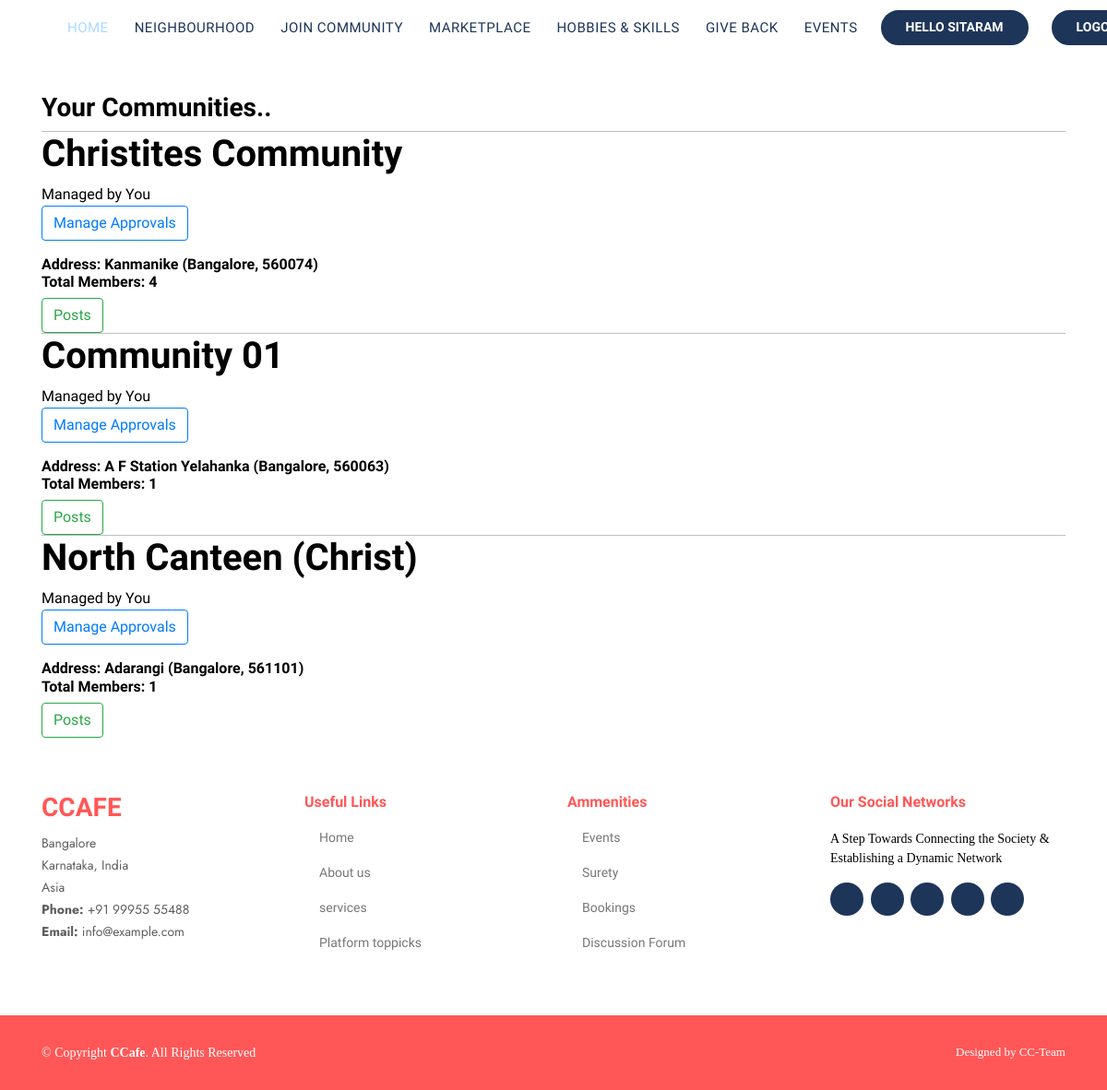
Page /members/ (signed in) on the committed database.
### cc/models.py (models this page shows, shortened)
class Community(models.Model):
	admin = models.ForeignKey(User, on_delete=models.CASCADE, blank=True, null=True)
	Area_Name = models.ForeignKey(Area, on_delete=models.CASCADE, blank=True, null = True)
	pincode = models.ForeignKey(Pincode, on_delete=models.CASCADE, null=True, blank=True)
	Community_Name = models.CharField(max_length=200)
	people = models.ManyToManyField(User, related_name='community_members', blank=True, null=True)
	class Meta:
		unique_together = ('admin','Area_Name',)
	def total_members(self):
		return self.people.count()

class Area(models.Model):
	Area_Name = models.CharField(max_length=200, blank=True, null=True)
	pincode = models.ForeignKey(Pincode, on_delete=models.CASCADE, null=True, blank=True)
	city_name = models.CharField(max_length=200, blank=True, null=True)
	def __str__(self):
		return self.Area_Name + " (" + self.city_name + ", " + str(self.pincode) + ")"

class Pincode(models.Model):
		pincode = models.CharField(max_length=6, blank=True, null=True, unique = True)
		def __str__(self):
			return self.pincode

### cc/views.py (the view)
# urls.py: path('members/', views.CommunityMembersView, name='members'),
def CommunityMembersView(request):
	allmembers = Community.objects.filter(people__id=request.user.id)
	params = {'members': allmembers}
	return render(request, 'basic/community_members.html',params)

### cc/templates/basic/community_members.html (shortened to what this page needs)
{% if user.is_authenticated %}
<!DOCTYPE html>
{% load static %}
<html lang="en">
<head>
  <link rel="stylesheet" href="https://maxcdn.bootstrapcdn.com/font-awesome/4.4.0/css/font-awesome.min.css">
  <link href="{% static 'loggedinassets/assets/vendor/bootstrap/css/bootstrap.min.css" rel="stylesheet">
  <link href="{% static 'loggedinassets/assets/vendor/icofont/icofont.min.css" rel="stylesheet">
  <link href="{% static 'loggedinassets/assets/vendor/boxicons/css/boxicons.min.css' %}" rel="stylesheet">
  <link href="{% static 'loggedinassets/assets/vendor/remixicon/remixicon.css' %}" rel="stylesheet">
  <link href="{% static 'loggedinassets/assets/vendor/venobox/venobox.css' %}" rel="stylesheet">
  <link href="{% static 'loggedinassets/assets/vendor/owl.carousel/assets/owl.carousel.min.css' %}" rel="stylesheet">
  <link href="{% static 'loggedinassets/assets/vendor/aos/aos.css' %}" rel="stylesheet">
  <link href='https://use.fontawesome.com/releases/v5.8.1/css/all.css' rel='stylesheet'>
  <link href="{% static 'loggedinassets/assets/vendor/animate.css/animate.min.css' %}" rel="stylesheet">
  <link href="{% static 'loggedinassets/assets/vendor/aos/aos.css' %}" rel="stylesheet">
  <link href="{% static 'loggedinassets/assets/vendor/bootstrap/css/bootstrap.min.css' %}" rel="stylesheet">
  <link href="{% static 'loggedinassets/assets/vendor/bootstrap-icons/bootstrap-icons.css' %}" rel="stylesheet">
  <link href="{% static 'loggedinassets/assets/vendor/boxicons/css/boxicons.min.css' %}" rel="stylesheet">
  <link href="{% static 'loggedinassets/assets/vendor/glightbox/css/glightbox.min.css' %}" rel="stylesheet">
  <link href="{% static 'loggedinassets/assets/vendor/swiper/swiper-bundle.min.css' %}" rel="stylesheet">
  <link href="{% static 'loggedinassets/assets/css/style.css' %}" rel="stylesheet">
</head>
<body>
  <header id="header" class="fixed-top ">
    <div class="container d-flex align-items-center">
      <nav class="nav-menu d-none d-lg-block">
        <ul>
          <li class="active"><a href="#hero">HOME</a></li>
          <li><a href="{% url 'cc:members' %}">NEIGHBOURHOOD</a></li>
    <li><a href="{% url 'cc:CommunityRequestView' %}">JOIN COMMUNITY</a></li>
          <li><a href="#services">MARKETPLACE</a></li>
          <li><a href="#toppicks">HOBBIES & SKILLS</a></li>
          <li><a href="">GIVE BACK</a></li>
          <li><a href="">EVENTS</a></li>
        </ul>
      </nav>
      <a href="{% url 'cc:profilepage' %}" class="get-started-btn scrollto">HELLO {{user.username | upper}}</a>
<a href="{% url 'cc:Logout' %}" class="get-started-btn scrollto">LOGOUT</a>
    </div>
  </header>
 <div id="main_content_members" class="container" style="margin-top: 100px;">
 	<h3>Your Communities..</h3>
 	{% for community in members %}
 	<div style="border-top:1px solid silver;">
 		<a href="#" class="com-list" style="color: black">
 			<h1>{{community.Community_Name}}</h1>
 		<p>Managed by
{% if community.admin.username == user.username %}
You
<br>
<a class="btn btn-outline-primary" href="{% url 'cc:approvals' id=community.id %}">Manage Approvals</a>
{% else %}
{{community.admin.username}}
{% endif %}
    </p>
 		</a>
 		<h6>
 			Address: {{community.Area_Name}}
 			<br>
 			Total Members: {{community.total_members}}
 		</h6>
  <a class="btn btn-outline-success" href="{% url 'cc:composthome' id=community.id %}">Posts</a>
    <br>
 	</div>
 	{% endfor %}
 </div>
  <footer id="footer">
    <div class="footer-top">
      <div class="container">
        <div class="row">
          <div class="col-lg-3 col-md-6 footer-contact">
            <h3>CCafe</h3>
            <p>
              Bangalore <br>
              Karnataka, India<br>
              Asia <br>
              <strong>Phone:</strong> +91 99955 55488<br>
              <strong>Email:</strong> info@example.com<br>
            </p>
          </div>
          <div class="col-lg-3 col-md-6 footer-links">
            <h4>Useful Links</h4>
            <ul>
              <li><i class="bx bx-chevron-right"></i> <a href="#">Home</a></li>
              <li><i class="bx bx-chevron-right"></i> <a href="#">About us</a></li>
              <li><i class="bx bx-chevron-right"></i> <a href="#">services</a></li>
              <li><i class="bx bx-chevron-right"></i> <a href="#">Platform toppicks</a></li>
            </ul>
          </div>
          <div class="col-lg-3 col-md-6 footer-links">
            <h4>Ammenities</h4>
            <ul>
              <li><i class="bx bx-chevron-right"></i> <a href="#">Events</a></li>
              <li><i class="bx bx-chevron-right"></i> <a href="#">Surety</a></li>
              <li><i class="bx bx-chevron-right"></i> <a href="#">Bookings</a></li>
              <li><i class="bx bx-chevron-right"></i> <a href="#">Discussion Forum</a></li>
            </ul>
          </div>
          <div class="col-lg-3 col-md-6 footer-links">
            <h4>Our Social Networks</h4>
            <p>A Step Towards Connecting the Society & Establishing a Dynamic Network</p>
            <div class="social-links mt-3">
              <a href="#" class="twitter"><i class="bx bxl-twitter"></i></a>
              <a href="#" class="facebook"><i class="bx bxl-facebook"></i></a>
              <a href="#" class="instagram"><i class="bx bxl-instagram"></i></a>
              <a href="#" class="google-plus"><i class="bx bxl-skype"></i></a>
              <a href="#" class="linkedin"><i class="bx bxl-linkedin"></i></a>
            </div>
          </div>
        </div>
      </div>
    </div>
    <div class="container footer-bottom clearfix">
      <div class="copyright">
        &copy; Copyright <strong><span>CCafe</span></strong>. All Rights Reserved
      </div>
      <div class="credits">
        Designed by CC-Team</a>
      </div>
    </div>
  </footer>
</body>
</html>
{% endif %}

### cc/static/loggedinassets/assets/css/style.css (style rules this page uses)
body { font-family: 'Roboto Codensed'; line-height: 1.5; color: black; }
a { color: #D8ECFD; font-family: 'Advent Pro'; }
h1, h2, h3, h4, h5, h6 { font-family: 'Advent Pro'; font-weight: bold; }
@media (min-width: 1200px) { .container { min-width: 90%; } }
#header { transition: all 0.5s; z-index: 997; padding: 5px 0; padding-bottom:0px;; }
.nav-menu ul { margin: 0; padding: 0; list-style: none; }
.nav-menu > ul { display: flex; }
.nav-menu > ul > li { position: relative; white-space: nowrap; padding: 10px 0 10px 28px; }
.nav-menu a { display: block; position: relative; color: #1D3558; transition: 0.3s; font-size: 15px; letter-spacing: 0.5px; font-weight: 500; font-family: 'Advent Pro', sans-serif; }
.nav-menu a:hover, .nav-menu .active > a, .nav-menu li:hover > a { color: #ACDAFF; }
.get-started-btn { margin-left: 25px; color: #fff; border-radius: 50px; padding: 6px 25px 7px 25px; white-space: nowrap; transition: 0.3s; font-size: 14px; display: inline-block; background-color: #1D3558; border: 2px solid #1D3558; font-weight: 600; }
#footer { font-size: 14px; background: #FF5757; }
#footer .footer-top { padding: 60px 0 30px 0; background: #fff; }
#footer .footer-top .footer-contact { padding-right: 50px; margin-bottom: 30px; }
#footer .footer-top .footer-contact h3 { font-size: 28px; margin: 0 0 10px 0; padding: 2px 0 2px 0; line-height: 1; text-transform: uppercase; font-weight: 600; color: #FF5757; }
#footer .footer-top .footer-contact p { font-size: 14px; line-height: 24px; margin-bottom: 0; font-family: "Jost", sans-serif; color: #5e5e5e; }
#footer .footer-top h4 { font-size: 16px; font-weight: bold; color: #FF5757; position: relative; padding-bottom: 12px; }
#footer .footer-top .footer-links { margin-bottom: 30px; }
#footer .footer-top .footer-links ul { list-style: none; padding: 0; margin: 0; }
#footer .footer-top .footer-links ul i { padding-right: 2px; color: #1D3558; font-size: 18px; line-height: 1; }
#footer .footer-top .footer-links ul li { padding: 10px 0; display: flex; align-items: center; }
#footer .footer-top .footer-links ul li:first-child { padding-top: 0; }
#footer .footer-top .footer-links ul a { color: #777777; transition: 0.3s; display: inline-block; line-height: 1; }
#footer .footer-top .social-links a { font-size: 18px; display: inline-block; background: #1D3558; color: #fff; line-height: 1; padding: 8px 0; margin-right: 4px; border-radius: 50%; text-align: center; width: 36px; height: 36px; transition: 0.3s; }
#footer .footer-bottom { padding-top: 30px; padding-bottom: 30px; color: #fff; }
#footer .copyright { float: left; }
#footer .credits { float: right; font-size: 13px; }

### rows in the picture
Community: Community_Name "Christites Community", shows "You", Area_Name "Kanmanike (Bangalore, 560074)", total_members "4"
Community: Community_Name "Community 01", shows "You", Area_Name "A F Station Yelahanka (Bangalore, 560063)", total_members "1"
Community: Community_Name "North Canteen (Christ)", shows "You", Area_Name "Adarangi (Bangalore, 561101)", total_members "1"

### other values in the picture
{{ user.username | upper }} "SITARAM"
